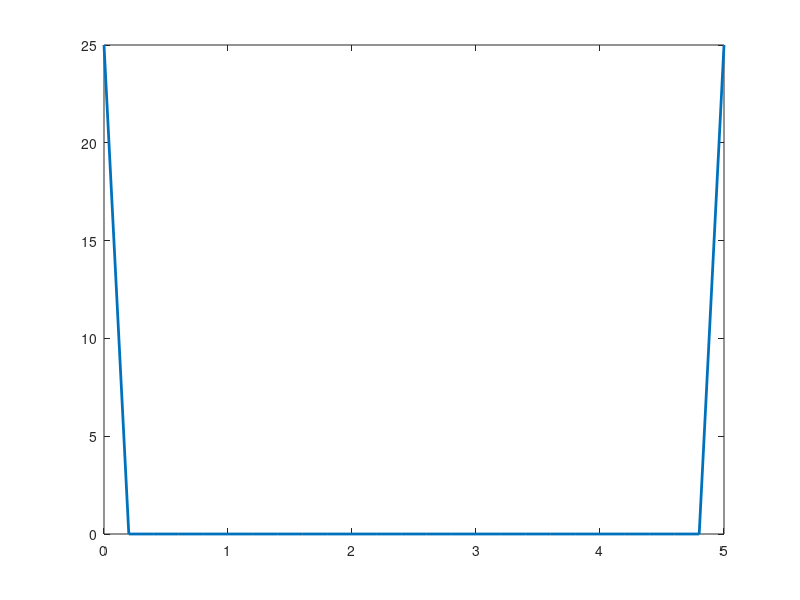

Here is the MATLAB script that generated this plot: (Note: this script raises an error after producing the figure.)
% Solves Ut=D*Uxx for 0<x<5, 0<t<10 using
% finite difference with the following BC's:
% u(0,x)=25
% u(t,5)=25
% u(t,0)=25 for 0<t<1
% u(t,0)=25+25*(t-1)/t for 0<t<10

function utuxx

dt = .01;
dx = .2;
D = 2;

L = D*dt/(dx^2);
Tmax = 1 + 10/dt;
Xmax = 1 + 5/dx;

u(1,1:Xmax) = 25;
u(1:Tmax,Xmax) = 25;
u(1:Tmax,1) = 25;
t = 1:dt:10;
u((1+1/dt):Tmax,1) = 25*(t-1)./t+25;

plot(0:dx:5,u(1,:),'linewidth',2);
title('t = 0');
axis([0 5 20 50]);
pause(.05);

for n = 1:(Tmax-1)
  for k = 2:(Xmax-1)
     % u(n+1,k) = (1-2*L)*u(n,k) + L*u(n,k-1) + L*u(n,k+1);
  end

  plot(0:dx:5,u(n+1,:),'linewidth',2);
  title(['t = ' num2str(round(n*dt,1))] )
  axis([0 5 20 50]);
  pause(1e-3);

end

% u
